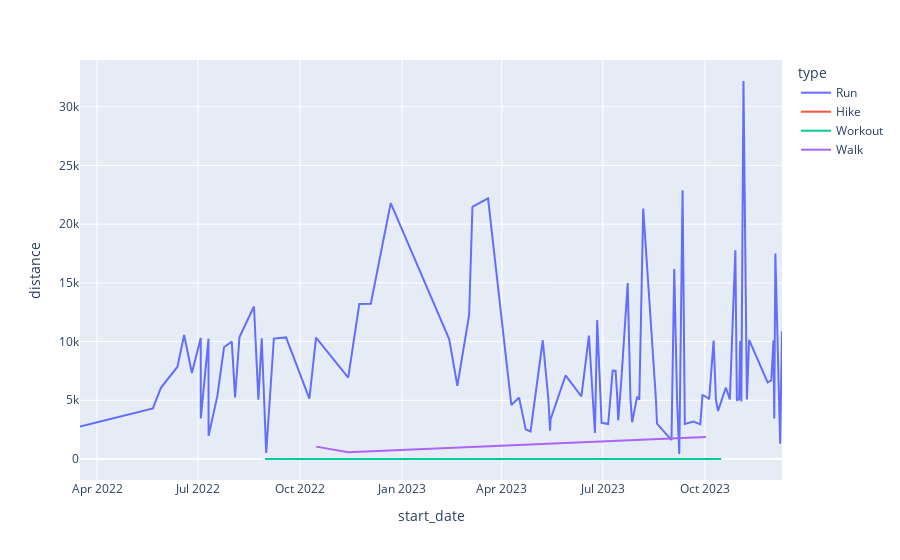
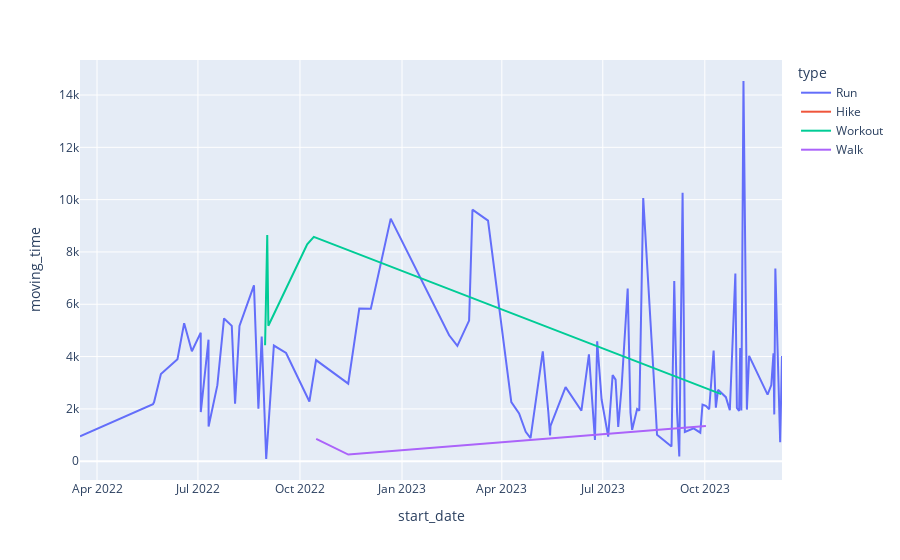
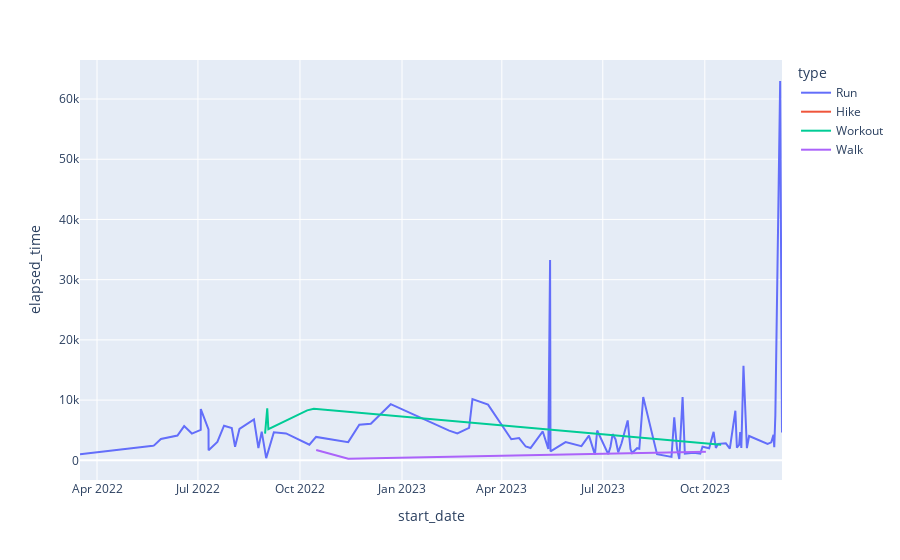
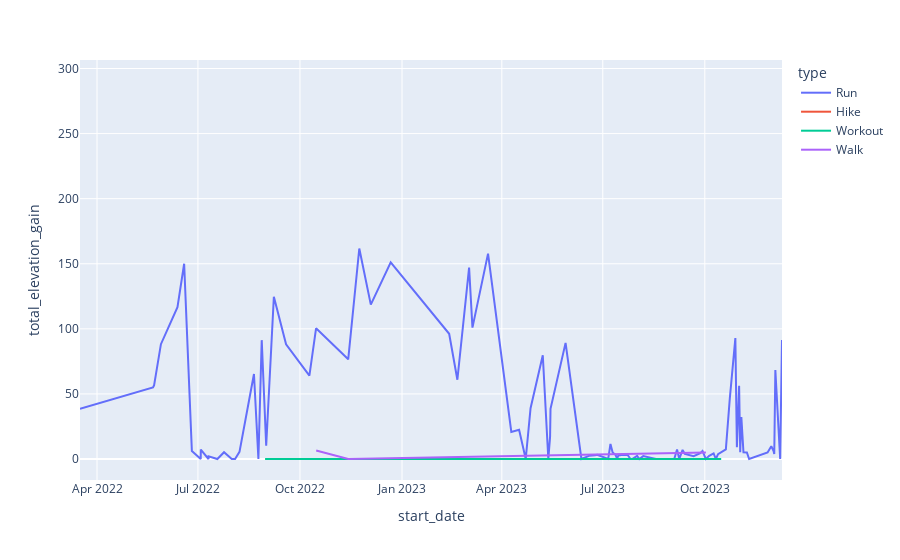

The cell these charts' notebook holds for them, in order:
### Markdown cell above
## Initial Plan for the data

The data will be analyzed over various variables per type.

### Code cell
for col in (
    "distance",
    "moving_time",
    "elapsed_time",
    "total_elevation_gain",
    "kudos_count",
    "average_speed",
    "max_speed",
):
    fig = px.line(data, "start_date", col, color="type")
    fig.show()

### Figure 1 — Plotly figure (JSON) as saved in the notebook; plotly's stock layout.template omitted (floating-point values rounded to 4 significant figures)
{"data": [{"hovertemplate": "type=Run<br>start_date=%{x}<br>distance=%{y}<extra></extra>", "legendgroup": "Run", "line": {"color": "#636efa", "dash": "solid"}, "marker": {"symbol": "circle"}, "mode": "lines", "name": "Run", "orientation": "v", "showlegend": true, "type": "scatter", "x": ["2023-12-09T14:09:19Z", "2023-12-07T22:31:50Z", "2023-12-03T14:18:13Z", "2023-12-02T14:41:14Z", "2023-12-01T22:06:05Z", "2023-11-29T22:22:51Z", "2023-11-26T14:16:39Z", "2023-11-09T22:46:38Z", "2023-11-07T22:31:51Z", "2023-11-04T20:20:18Z", "2023-11-02T22:25:15Z", "2023-11-01T22:08:35Z", "2023-10-31T22:13:17Z", "2023-10-29T22:03:13Z", "2023-10-28T12:55:44Z", "2023-10-23T13:11:55Z", "2023-10-19T23:22:33Z", "2023-10-12T22:27:56Z", "2023-10-10T22:46:51Z", "2023-10-10T22:46:43Z", "2023-10-08T22:26:49Z", "2023-10-04T22:33:38Z", "2023-10-01T22:22:23Z", "2023-09-28T21:54:23Z", "2023-09-26T22:13:37Z", "2023-09-20T22:22:55Z", "2023-09-12T23:33:27Z", "2023-09-10T23:01:35Z", "2023-09-07T23:41:00Z", "2023-09-05T23:19:51Z", "2023-09-03T10:40:50Z", "2023-08-31T22:51:40Z", "2023-08-18T21:45:19Z", "2023-08-17T22:38:25Z", "2023-08-06T11:28:11Z", "2023-08-02T22:36:39Z", "2023-07-31T23:10:00Z", "2023-07-27T12:00:00Z", "2023-07-25T23:33:05Z", "2023-07-23T11:16:58Z", "2023-07-17T22:17:37Z", "2023-07-14T22:17:07Z", "2023-07-13T22:54:20Z", "2023-07-12T13:11:57Z", "2023-07-09T21:20:57Z", "2023-07-07T22:17:30Z", "2023-07-05T21:34:26Z", "2023-06-29T22:35:40Z", "2023-06-25T23:18:27Z", "2023-06-23T22:39:04Z", "2023-06-18T12:39:23Z", "2023-06-11T18:01:45Z", "2023-05-28T11:02:45Z", "2023-05-14T21:10:38Z", "2023-05-14T11:56:01Z", "2023-05-12T21:50:00Z", "2023-05-07T21:55:57Z", "2023-04-26T21:24:37Z", "2023-04-22T12:39:51Z", "2023-04-16T13:10:51Z", "2023-04-09T13:15:51Z", "2023-03-19T13:29:19Z", "2023-03-05T12:07:47Z", "2023-03-02T11:38:12Z", "2023-02-19T21:51:04Z", "2023-02-12T12:06:05Z", "2022-12-21T19:20:42Z", "2022-12-03T20:41:28Z", "2022-11-23T11:31:44Z", "2022-11-13T11:59:20Z", "2022-10-15T12:03:03Z", "2022-10-09T11:52:32Z", "2022-09-18T11:13:06Z", "2022-09-07T11:03:40Z", "2022-08-31T13:17:10Z", "2022-08-27T12:22:34Z", "2022-08-24T12:32:16Z", "2022-08-20T12:28:52Z", "2022-08-07T11:02:21Z", "2022-08-03T11:44:12Z", "2022-07-31T12:24:41Z", "2022-07-24T12:47:17Z", "2022-07-18T12:38:45Z", "2022-07-10T14:40:05Z", "2022-07-10T12:53:17Z", "2022-07-03T14:10:13Z", "2022-07-03T12:31:25Z", "2022-06-25T13:04:56Z", "2022-06-18T13:43:07Z", "2022-06-12T13:20:44Z", "2022-05-28T15:11:38Z", "2022-05-22T11:13:30Z", "2022-05-21T11:27:40Z", "2022-03-16T16:12:54Z"], "xaxis": "x", "y": [10880.0, 1304.0, 17503, 3458.0, 10110.0, 6695.0, 6518.0, 10140.0, 5066.0, 32190.0, 4900.0, 10070.0, 5080.0, 5033.0, 17770.0, 5078.0, 6091.0, 4093, 5088.0, 5266.0, 10080.0, 5098.0, 5318.0, 5427.0, 2948.0, 3181.0, 2976, 22900.0, 424.6, 5044.0, 16190.0, 1612.0, 3010.0, 5044.0, 21334, 5049.0, 5312.0, 3130, 5076.0, 14990.0, 6991.0, 3294.0, 5437.0, 7524.0, 7531.0, 5475.0, 2982.0, 3080, 11820.0, 2223.0, 10510.0, 5341.0, 7115.0, 3375.0, 2407.0, 5150.0, 10110.0, 2342.0, 2520.0, 5230.0, 4605.0, 22200.0, 21479, 12240.0, 6241, 10210.0, 21790.0, 13220.0, 13190.0, 6935.0, 10330.0, 5145, 10350.0, 10260.0, 517.2, 10290.0, 5058.0, 12980.0, 10390.0, 5247.0, 10010.0, 9517.0, 5376.0, 1987.0, 10250.0, 3458.0, 10300.0, 7322.0, 10560.0, 7857.0, 6067.0, 4588.0, 4314.0, 2764], "yaxis": "y"}, {"hovertemplate": "type=Hike<br>start_date=%{x}<br>distance=%{y}<extra></extra>", "legendgroup": "Hike", "line": {"color": "#EF553B", "dash": "solid"}, "marker": {"symbol": "circle"}, "mode": "lines", "name": "Hike", "orientation": "v", "showlegend": true, "type": "scatter", "x": ["2023-10-21T15:02:30Z"], "xaxis": "x", "y": [4585.0], "yaxis": "y"}, {"hovertemplate": "type=Workout<br>start_date=%{x}<br>distance=%{y}<extra></extra>", "legendgroup": "Workout", "line": {"color": "#00cc96", "dash": "solid"}, "marker": {"symbol": "circle"}, "mode": "lines", "name": "Workout", "orientation": "v", "showlegend": true, "type": "scatter", "x": ["2023-10-15T18:17:29Z", "2022-10-13T11:48:24Z", "2022-10-07T11:57:31Z", "2022-09-02T11:54:10Z", "2022-09-01T11:42:46Z", "2022-08-31T11:47:53Z", "2022-08-30T12:59:41Z"], "xaxis": "x", "y": [0, 0, 0, 0, 0, 0, 0], "yaxis": "y"}, {"hovertemplate": "type=Walk<br>start_date=%{x}<br>distance=%{y}<extra></extra>", "legendgroup": "Walk", "line": {"color": "#ab63fa", "dash": "solid"}, "marker": {"symbol": "circle"}, "mode": "lines", "name": "Walk", "orientation": "v", "showlegend": true, "type": "scatter", "x": ["2023-10-01T23:25:32Z", "2022-11-13T12:54:52Z", "2022-10-15T15:04:34Z"], "xaxis": "x", "y": [1865.0, 570.7, 1054.0], "yaxis": "y"}], "layout": {"legend": {"title": {"text": "type"}, "tracegroupgap": 0}, "margin": {"t": 60}, "xaxis": {"anchor": "y", "domain": [0, 1], "title": {"text": "start_date"}}, "yaxis": {"anchor": "x", "domain": [0, 1], "title": {"text": "distance"}}}}

### Figure 2 — Plotly figure (JSON) as saved in the notebook; plotly's stock layout.template omitted (floating-point values rounded to 4 significant figures)
{"data": [{"hovertemplate": "type=Run<br>start_date=%{x}<br>moving_time=%{y}<extra></extra>", "legendgroup": "Run", "line": {"color": "#636efa", "dash": "solid"}, "marker": {"symbol": "circle"}, "mode": "lines", "name": "Run", "orientation": "v", "showlegend": true, "type": "scatter", "x": ["2023-12-09T14:09:19Z", "2023-12-07T22:31:50Z", "2023-12-03T14:18:13Z", "2023-12-02T14:41:14Z", "2023-12-01T22:06:05Z", "2023-11-29T22:22:51Z", "2023-11-26T14:16:39Z", "2023-11-09T22:46:38Z", "2023-11-07T22:31:51Z", "2023-11-04T20:20:18Z", "2023-11-02T22:25:15Z", "2023-11-01T22:08:35Z", "2023-10-31T22:13:17Z", "2023-10-29T22:03:13Z", "2023-10-28T12:55:44Z", "2023-10-23T13:11:55Z", "2023-10-19T23:22:33Z", "2023-10-12T22:27:56Z", "2023-10-10T22:46:51Z", "2023-10-10T22:46:43Z", "2023-10-08T22:26:49Z", "2023-10-04T22:33:38Z", "2023-10-01T22:22:23Z", "2023-09-28T21:54:23Z", "2023-09-26T22:13:37Z", "2023-09-20T22:22:55Z", "2023-09-12T23:33:27Z", "2023-09-10T23:01:35Z", "2023-09-07T23:41:00Z", "2023-09-05T23:19:51Z", "2023-09-03T10:40:50Z", "2023-08-31T22:51:40Z", "2023-08-18T21:45:19Z", "2023-08-17T22:38:25Z", "2023-08-06T11:28:11Z", "2023-08-02T22:36:39Z", "2023-07-31T23:10:00Z", "2023-07-27T12:00:00Z", "2023-07-25T23:33:05Z", "2023-07-23T11:16:58Z", "2023-07-17T22:17:37Z", "2023-07-14T22:17:07Z", "2023-07-13T22:54:20Z", "2023-07-12T13:11:57Z", "2023-07-09T21:20:57Z", "2023-07-07T22:17:30Z", "2023-07-05T21:34:26Z", "2023-06-29T22:35:40Z", "2023-06-25T23:18:27Z", "2023-06-23T22:39:04Z", "2023-06-18T12:39:23Z", "2023-06-11T18:01:45Z", "2023-05-28T11:02:45Z", "2023-05-14T21:10:38Z", "2023-05-14T11:56:01Z", "2023-05-12T21:50:00Z", "2023-05-07T21:55:57Z", "2023-04-26T21:24:37Z", "2023-04-22T12:39:51Z", "2023-04-16T13:10:51Z", "2023-04-09T13:15:51Z", "2023-03-19T13:29:19Z", "2023-03-05T12:07:47Z", "2023-03-02T11:38:12Z", "2023-02-19T21:51:04Z", "2023-02-12T12:06:05Z", "2022-12-21T19:20:42Z", "2022-12-03T20:41:28Z", "2022-11-23T11:31:44Z", "2022-11-13T11:59:20Z", "2022-10-15T12:03:03Z", "2022-10-09T11:52:32Z", "2022-09-18T11:13:06Z", "2022-09-07T11:03:40Z", "2022-08-31T13:17:10Z", "2022-08-27T12:22:34Z", "2022-08-24T12:32:16Z", "2022-08-20T12:28:52Z", "2022-08-07T11:02:21Z", "2022-08-03T11:44:12Z", "2022-07-31T12:24:41Z", "2022-07-24T12:47:17Z", "2022-07-18T12:38:45Z", "2022-07-10T14:40:05Z", "2022-07-10T12:53:17Z", "2022-07-03T14:10:13Z", "2022-07-03T12:31:25Z", "2022-06-25T13:04:56Z", "2022-06-18T13:43:07Z", "2022-06-12T13:20:44Z", "2022-05-28T15:11:38Z", "2022-05-22T11:13:30Z", "2022-05-21T11:27:40Z", "2022-03-16T16:12:54Z"], "xaxis": "x", "y": [4023, 722, 7370, 1791, 4128, 2913, 2545, 4027, 1974, 14536, 1936, 4326, 1924, 2035, 7174, 1948, 2449, 2730, 2049, 2058, 4228, 1988, 2116, 2160, 1092, 1259, 1118, 10264, 182, 1883, 6891, 566, 1014, 1778, 10059, 1929, 1997, 1200, 1860, 6601, 2810, 1310, 2074, 3118, 3293, 2077, 938, 2358, 4586, 811, 4087, 1932, 2831, 1350, 982, 1880, 4197, 884, 1124, 1824, 2257, 9200, 9617, 5376, 4411, 4815, 9275, 5828, 5838, 2965, 3865, 2282, 4138, 4421, 85, 4768, 2007, 6724, 5172, 2199, 5174, 5459, 2906, 1328, 4645, 1880, 4915, 4205, 5277, 3900, 3334, 2263, 2182, 955], "yaxis": "y"}, {"hovertemplate": "type=Hike<br>start_date=%{x}<br>moving_time=%{y}<extra></extra>", "legendgroup": "Hike", "line": {"color": "#EF553B", "dash": "solid"}, "marker": {"symbol": "circle"}, "mode": "lines", "name": "Hike", "orientation": "v", "showlegend": true, "type": "scatter", "x": ["2023-10-21T15:02:30Z"], "xaxis": "x", "y": [6116], "yaxis": "y"}, {"hovertemplate": "type=Workout<br>start_date=%{x}<br>moving_time=%{y}<extra></extra>", "legendgroup": "Workout", "line": {"color": "#00cc96", "dash": "solid"}, "marker": {"symbol": "circle"}, "mode": "lines", "name": "Workout", "orientation": "v", "showlegend": true, "type": "scatter", "x": ["2023-10-15T18:17:29Z", "2022-10-13T11:48:24Z", "2022-10-07T11:57:31Z", "2022-09-02T11:54:10Z", "2022-09-01T11:42:46Z", "2022-08-31T11:47:53Z", "2022-08-30T12:59:41Z"], "xaxis": "x", "y": [2564, 8575, 8293, 5181, 8646, 5931, 4433], "yaxis": "y"}, {"hovertemplate": "type=Walk<br>start_date=%{x}<br>moving_time=%{y}<extra></extra>", "legendgroup": "Walk", "line": {"color": "#ab63fa", "dash": "solid"}, "marker": {"symbol": "circle"}, "mode": "lines", "name": "Walk", "orientation": "v", "showlegend": true, "type": "scatter", "x": ["2023-10-01T23:25:32Z", "2022-11-13T12:54:52Z", "2022-10-15T15:04:34Z"], "xaxis": "x", "y": [1348, 255, 855], "yaxis": "y"}], "layout": {"legend": {"title": {"text": "type"}, "tracegroupgap": 0}, "margin": {"t": 60}, "xaxis": {"anchor": "y", "domain": [0, 1], "title": {"text": "start_date"}}, "yaxis": {"anchor": "x", "domain": [0, 1], "title": {"text": "moving_time"}}}}

### Figure 3 — Plotly figure (JSON) as saved in the notebook; plotly's stock layout.template omitted (floating-point values rounded to 4 significant figures)
{"data": [{"hovertemplate": "type=Run<br>start_date=%{x}<br>elapsed_time=%{y}<extra></extra>", "legendgroup": "Run", "line": {"color": "#636efa", "dash": "solid"}, "marker": {"symbol": "circle"}, "mode": "lines", "name": "Run", "orientation": "v", "showlegend": true, "type": "scatter", "x": ["2023-12-09T14:09:19Z", "2023-12-07T22:31:50Z", "2023-12-03T14:18:13Z", "2023-12-02T14:41:14Z", "2023-12-01T22:06:05Z", "2023-11-29T22:22:51Z", "2023-11-26T14:16:39Z", "2023-11-09T22:46:38Z", "2023-11-07T22:31:51Z", "2023-11-04T20:20:18Z", "2023-11-02T22:25:15Z", "2023-11-01T22:08:35Z", "2023-10-31T22:13:17Z", "2023-10-29T22:03:13Z", "2023-10-28T12:55:44Z", "2023-10-23T13:11:55Z", "2023-10-19T23:22:33Z", "2023-10-12T22:27:56Z", "2023-10-10T22:46:51Z", "2023-10-10T22:46:43Z", "2023-10-08T22:26:49Z", "2023-10-04T22:33:38Z", "2023-10-01T22:22:23Z", "2023-09-28T21:54:23Z", "2023-09-26T22:13:37Z", "2023-09-20T22:22:55Z", "2023-09-12T23:33:27Z", "2023-09-10T23:01:35Z", "2023-09-07T23:41:00Z", "2023-09-05T23:19:51Z", "2023-09-03T10:40:50Z", "2023-08-31T22:51:40Z", "2023-08-18T21:45:19Z", "2023-08-17T22:38:25Z", "2023-08-06T11:28:11Z", "2023-08-02T22:36:39Z", "2023-07-31T23:10:00Z", "2023-07-27T12:00:00Z", "2023-07-25T23:33:05Z", "2023-07-23T11:16:58Z", "2023-07-17T22:17:37Z", "2023-07-14T22:17:07Z", "2023-07-13T22:54:20Z", "2023-07-12T13:11:57Z", "2023-07-09T21:20:57Z", "2023-07-07T22:17:30Z", "2023-07-05T21:34:26Z", "2023-06-29T22:35:40Z", "2023-06-25T23:18:27Z", "2023-06-23T22:39:04Z", "2023-06-18T12:39:23Z", "2023-06-11T18:01:45Z", "2023-05-28T11:02:45Z", "2023-05-14T21:10:38Z", "2023-05-14T11:56:01Z", "2023-05-12T21:50:00Z", "2023-05-07T21:55:57Z", "2023-04-26T21:24:37Z", "2023-04-22T12:39:51Z", "2023-04-16T13:10:51Z", "2023-04-09T13:15:51Z", "2023-03-19T13:29:19Z", "2023-03-05T12:07:47Z", "2023-03-02T11:38:12Z", "2023-02-19T21:51:04Z", "2023-02-12T12:06:05Z", "2022-12-21T19:20:42Z", "2022-12-03T20:41:28Z", "2022-11-23T11:31:44Z", "2022-11-13T11:59:20Z", "2022-10-15T12:03:03Z", "2022-10-09T11:52:32Z", "2022-09-18T11:13:06Z", "2022-09-07T11:03:40Z", "2022-08-31T13:17:10Z", "2022-08-27T12:22:34Z", "2022-08-24T12:32:16Z", "2022-08-20T12:28:52Z", "2022-08-07T11:02:21Z", "2022-08-03T11:44:12Z", "2022-07-31T12:24:41Z", "2022-07-24T12:47:17Z", "2022-07-18T12:38:45Z", "2022-07-10T14:40:05Z", "2022-07-10T12:53:17Z", "2022-07-03T14:10:13Z", "2022-07-03T12:31:25Z", "2022-06-25T13:04:56Z", "2022-06-18T13:43:07Z", "2022-06-12T13:20:44Z", "2022-05-28T15:11:38Z", "2022-05-22T11:13:30Z", "2022-05-21T11:27:40Z", "2022-03-16T16:12:54Z"], "xaxis": "x", "y": [4617, 62993, 7462, 2170, 4221, 2983, 2735, 4037, 2012, 15709, 2051, 4672, 2560, 2101, 8239, 1951, 2824, 2735, 2049, 2066, 4727, 2002, 2116, 2248, 1092, 1259, 1121, 10523, 217, 1883, 7121, 573, 1017, 1778, 10507, 1929, 2013, 1200, 1860, 6627, 2821, 1313, 2090, 3462, 4352, 2253, 1018, 3471, 4953, 951, 4101, 2354, 3017, 1490, 33260, 1880, 4795, 2042, 2292, 3695, 3496, 9241, 10154, 5386, 4453, 4937, 9323, 6081, 5905, 3021, 3888, 2593, 4471, 4664, 362, 4768, 2044, 6794, 5213, 2237, 5370, 5749, 3058, 1657, 5119, 8503, 5051, 4439, 5681, 4113, 3555, 2478, 2426, 1009], "yaxis": "y"}, {"hovertemplate": "type=Hike<br>start_date=%{x}<br>elapsed_time=%{y}<extra></extra>", "legendgroup": "Hike", "line": {"color": "#EF553B", "dash": "solid"}, "marker": {"symbol": "circle"}, "mode": "lines", "name": "Hike", "orientation": "v", "showlegend": true, "type": "scatter", "x": ["2023-10-21T15:02:30Z"], "xaxis": "x", "y": [7263], "yaxis": "y"}, {"hovertemplate": "type=Workout<br>start_date=%{x}<br>elapsed_time=%{y}<extra></extra>", "legendgroup": "Workout", "line": {"color": "#00cc96", "dash": "solid"}, "marker": {"symbol": "circle"}, "mode": "lines", "name": "Workout", "orientation": "v", "showlegend": true, "type": "scatter", "x": ["2023-10-15T18:17:29Z", "2022-10-13T11:48:24Z", "2022-10-07T11:57:31Z", "2022-09-02T11:54:10Z", "2022-09-01T11:42:46Z", "2022-08-31T11:47:53Z", "2022-08-30T12:59:41Z"], "xaxis": "x", "y": [2564, 8575, 8293, 5181, 8646, 5931, 4433], "yaxis": "y"}, {"hovertemplate": "type=Walk<br>start_date=%{x}<br>elapsed_time=%{y}<extra></extra>", "legendgroup": "Walk", "line": {"color": "#ab63fa", "dash": "solid"}, "marker": {"symbol": "circle"}, "mode": "lines", "name": "Walk", "orientation": "v", "showlegend": true, "type": "scatter", "x": ["2023-10-01T23:25:32Z", "2022-11-13T12:54:52Z", "2022-10-15T15:04:34Z"], "xaxis": "x", "y": [1401, 255, 1699], "yaxis": "y"}], "layout": {"legend": {"title": {"text": "type"}, "tracegroupgap": 0}, "margin": {"t": 60}, "xaxis": {"anchor": "y", "domain": [0, 1], "title": {"text": "start_date"}}, "yaxis": {"anchor": "x", "domain": [0, 1], "title": {"text": "elapsed_time"}}}}

### Figure 4 — Plotly figure (JSON) as saved in the notebook; plotly's stock layout.template omitted (floating-point values rounded to 4 significant figures)
{"data": [{"hovertemplate": "type=Run<br>start_date=%{x}<br>total_elevation_gain=%{y}<extra></extra>", "legendgroup": "Run", "line": {"color": "#636efa", "dash": "solid"}, "marker": {"symbol": "circle"}, "mode": "lines", "name": "Run", "orientation": "v", "showlegend": true, "type": "scatter", "x": ["2023-12-09T14:09:19Z", "2023-12-07T22:31:50Z", "2023-12-03T14:18:13Z", "2023-12-02T14:41:14Z", "2023-12-01T22:06:05Z", "2023-11-29T22:22:51Z", "2023-11-26T14:16:39Z", "2023-11-09T22:46:38Z", "2023-11-07T22:31:51Z", "2023-11-04T20:20:18Z", "2023-11-02T22:25:15Z", "2023-11-01T22:08:35Z", "2023-10-31T22:13:17Z", "2023-10-29T22:03:13Z", "2023-10-28T12:55:44Z", "2023-10-23T13:11:55Z", "2023-10-19T23:22:33Z", "2023-10-12T22:27:56Z", "2023-10-10T22:46:51Z", "2023-10-10T22:46:43Z", "2023-10-08T22:26:49Z", "2023-10-04T22:33:38Z", "2023-10-01T22:22:23Z", "2023-09-28T21:54:23Z", "2023-09-26T22:13:37Z", "2023-09-20T22:22:55Z", "2023-09-12T23:33:27Z", "2023-09-10T23:01:35Z", "2023-09-07T23:41:00Z", "2023-09-05T23:19:51Z", "2023-09-03T10:40:50Z", "2023-08-31T22:51:40Z", "2023-08-18T21:45:19Z", "2023-08-17T22:38:25Z", "2023-08-06T11:28:11Z", "2023-08-02T22:36:39Z", "2023-07-31T23:10:00Z", "2023-07-27T12:00:00Z", "2023-07-25T23:33:05Z", "2023-07-23T11:16:58Z", "2023-07-17T22:17:37Z", "2023-07-14T22:17:07Z", "2023-07-13T22:54:20Z", "2023-07-12T13:11:57Z", "2023-07-09T21:20:57Z", "2023-07-07T22:17:30Z", "2023-07-05T21:34:26Z", "2023-06-29T22:35:40Z", "2023-06-25T23:18:27Z", "2023-06-23T22:39:04Z", "2023-06-18T12:39:23Z", "2023-06-11T18:01:45Z", "2023-05-28T11:02:45Z", "2023-05-14T21:10:38Z", "2023-05-14T11:56:01Z", "2023-05-12T21:50:00Z", "2023-05-07T21:55:57Z", "2023-04-26T21:24:37Z", "2023-04-22T12:39:51Z", "2023-04-16T13:10:51Z", "2023-04-09T13:15:51Z", "2023-03-19T13:29:19Z", "2023-03-05T12:07:47Z", "2023-03-02T11:38:12Z", "2023-02-19T21:51:04Z", "2023-02-12T12:06:05Z", "2022-12-21T19:20:42Z", "2022-12-03T20:41:28Z", "2022-11-23T11:31:44Z", "2022-11-13T11:59:20Z", "2022-10-15T12:03:03Z", "2022-10-09T11:52:32Z", "2022-09-18T11:13:06Z", "2022-09-07T11:03:40Z", "2022-08-31T13:17:10Z", "2022-08-27T12:22:34Z", "2022-08-24T12:32:16Z", "2022-08-20T12:28:52Z", "2022-08-07T11:02:21Z", "2022-08-03T11:44:12Z", "2022-07-31T12:24:41Z", "2022-07-24T12:47:17Z", "2022-07-18T12:38:45Z", "2022-07-10T14:40:05Z", "2022-07-10T12:53:17Z", "2022-07-03T14:10:13Z", "2022-07-03T12:31:25Z", "2022-06-25T13:04:56Z", "2022-06-18T13:43:07Z", "2022-06-12T13:20:44Z", "2022-05-28T15:11:38Z", "2022-05-22T11:13:30Z", "2022-05-21T11:27:40Z", "2022-03-16T16:12:54Z"], "xaxis": "x", "y": [91.4, 0, 68.4, 3.9, 6.3, 9.8, 5, 0, 5, 5.2, 32.3, 5.2, 56.2, 9.1, 92.9, 46.8, 7.4, 3.7, 0, 0, 4.3, 2.4, 0, 6.1, 4.4, 2.1, 3.9, 7, 0, 7.3, 0, 0, 0, 0, 2.2, 0, 2.4, 0, 0, 3.1, 3, 2.6, 0, 3.1, 5, 11.6, 0, 2.1, 3.2, 2.9, 2.4, 0, 89.2, 38.5, 17, 0, 79.7, 39, 0, 22.4, 20.8, 157.8, 100.9, 147, 60.9, 96.2, 151.1, 118.6, 161.7, 76.6, 100.4, 64, 88.1, 124.7, 10.2, 91.3, 0, 65.3, 5.5, 0, 0, 5.2, 0, 2.1, 0, 7.2, 0, 6.2, 150, 116.6, 88.2, 56.6, 55, 38.5], "yaxis": "y"}, {"hovertemplate": "type=Hike<br>start_date=%{x}<br>total_elevation_gain=%{y}<extra></extra>", "legendgroup": "Hike", "line": {"color": "#EF553B", "dash": "solid"}, "marker": {"symbol": "circle"}, "mode": "lines", "name": "Hike", "orientation": "v", "showlegend": true, "type": "scatter", "x": ["2023-10-21T15:02:30Z"], "xaxis": "x", "y": [290.4], "yaxis": "y"}, {"hovertemplate": "type=Workout<br>start_date=%{x}<br>total_elevation_gain=%{y}<extra></extra>", "legendgroup": "Workout", "line": {"color": "#00cc96", "dash": "solid"}, "marker": {"symbol": "circle"}, "mode": "lines", "name": "Workout", "orientation": "v", "showlegend": true, "type": "scatter", "x": ["2023-10-15T18:17:29Z", "2022-10-13T11:48:24Z", "2022-10-07T11:57:31Z", "2022-09-02T11:54:10Z", "2022-09-01T11:42:46Z", "2022-08-31T11:47:53Z", "2022-08-30T12:59:41Z"], "xaxis": "x", "y": [0, 0, 0, 0, 0, 0, 0], "yaxis": "y"}, {"hovertemplate": "type=Walk<br>start_date=%{x}<br>total_elevation_gain=%{y}<extra></extra>", "legendgroup": "Walk", "line": {"color": "#ab63fa", "dash": "solid"}, "marker": {"symbol": "circle"}, "mode": "lines", "name": "Walk", "orientation": "v", "showlegend": true, "type": "scatter", "x": ["2023-10-01T23:25:32Z", "2022-11-13T12:54:52Z", "2022-10-15T15:04:34Z"], "xaxis": "x", "y": [4.9, 0, 6.6], "yaxis": "y"}], "layout": {"legend": {"title": {"text": "type"}, "tracegroupgap": 0}, "margin": {"t": 60}, "xaxis": {"anchor": "y", "domain": [0, 1], "title": {"text": "start_date"}}, "yaxis": {"anchor": "x", "domain": [0, 1], "title": {"text": "total_elevation_gain"}}}}
